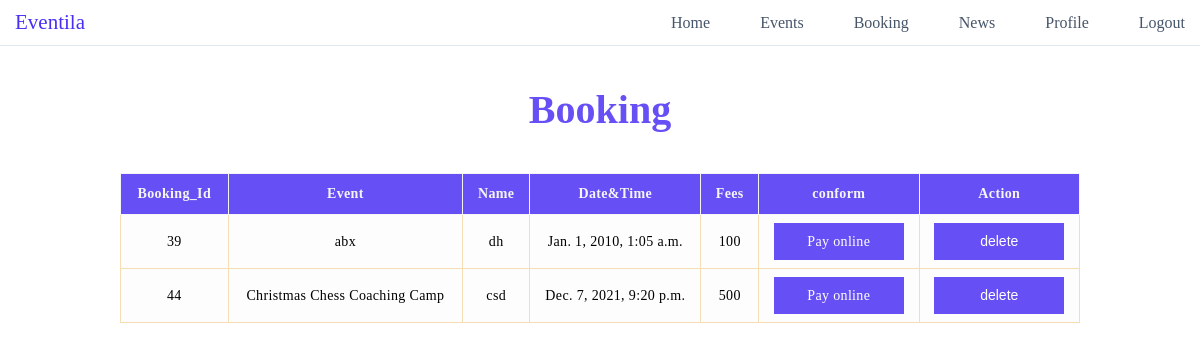
Page /booking/ (signed in) on the committed database.
### ems/models.py (models this page shows, shortened)
class Booking(models.Model):
    Booking_username=models.CharField(max_length=50,default="")
    Booking_event=models.CharField(max_length=100,default="")
    Register_fees=models.IntegerField(default=0)
    Your_name=models.CharField(max_length=50,default="")
    Your_phone=models.IntegerField(default=0)
    Date_created=models.DateTimeField(auto_now_add=True,null=True)
    Your_Email=models.CharField(max_length=100,default="")

### ems/views.py (the view)
# urls.py: path("booking/",views.booking,name='booking'),
@login_required(login_url="/login/")
def booking(request):
    user=request.user
    allbooking=Booking.objects.filter(Booking_username=user)
    context={'allbooking':allbooking}
    return render(request,'booking.html',context)

### templates/booking.html (shortened to what this page needs)
{% extends 'base.html' %}
{% block body %}
 <div class="table-container">
            <h1 class="heading"> Booking</h1>
            <table class="table">
              <thead>
                <tr>
                  <th>Booking_Id</th>
                  <th>Event</th>
                  <th>Name</th>
                  <th>Date&Time</th>
                  <th>Fees</th>
                  <th>conform</th>
                  <th>Action</th>
                </tr>
              </thead>
              <tbody>
              {% for booking in allbooking %}
                <tr>
                  <td data-label="Booking_Id">{{booking.id}}</td>
                  <td data-label="Event">{{booking.Booking_event}}</td>
                  <td data-label="Name">{{booking.Your_name}}</td>
                  <td data-label="Date&Time">{{booking.Date_created}}</td>
                  <td data-label="Fees">{{booking.Register_fees}}</td>
                  <td data-label="conform"><a href="https://pmny.in/dIZoFNei1DCF" class="btn">Pay online</a></td>
                  <td data-label="Action"><form action="{% url 'delete_booking' booking.id %}" method="POST">
                  <input  class="btn" type="submit" value="delete">
                  </form></td>
                </tr>
                {% endfor %}
              </tbody>
            </table>
          </div>
{% endblock body %}

### static/css/based.css (style rules this page uses)
* { margin: 0; padding: 0; box-sizing: border-box; }
html { font-size: 62.5%; }
a { text-decoration: none; }
.table-container { padding: 0 10%; margin: 40px auto 0; }
.heading { font-size: 40px; text-align: center; color: #6650f5; margin-bottom: 40px; }
.table { width: 100%; border-collapse: collapse; }
.table thead { background-color:#6650f5; }
.table thead tr th { font-size: 14px; font-weight: 600; letter-spacing: 0.35px; color:whitesmoke; opacity: 1; padding: 12px; vertical-align: top; border: 1px solid whitesmoke; }
.table tbody tr td { font-size:14px ; letter-spacing: 0.35px; font-weight: normal; color:black; background-color: rgb(253, 253, 253); padding: 8px; text-align:center; border:1px solid wheat; }
.table tbody tr td .btn { width:130px; text-decoration: none; line-height: 35px; display: inline-block; background-color:#6650f5 ; font-weight:medium; color: #FFFFFF; text-align: center; vertical-align: middle; user-select: none; border: 1px solid transparent; font-size: 14px; opacity: 1; }

### rows in the picture
Booking: id "39", Booking_event "abx", Your_name "dh", Date_created "Jan. 1, 2010, 1:05 a.m.", Register_fees "100"
Booking: id "44", Booking_event "Christmas Chess Coaching Camp", Your_name "csd", Date_created "Dec. 7, 2021, 9:20 p.m.", Register_fees "500"
